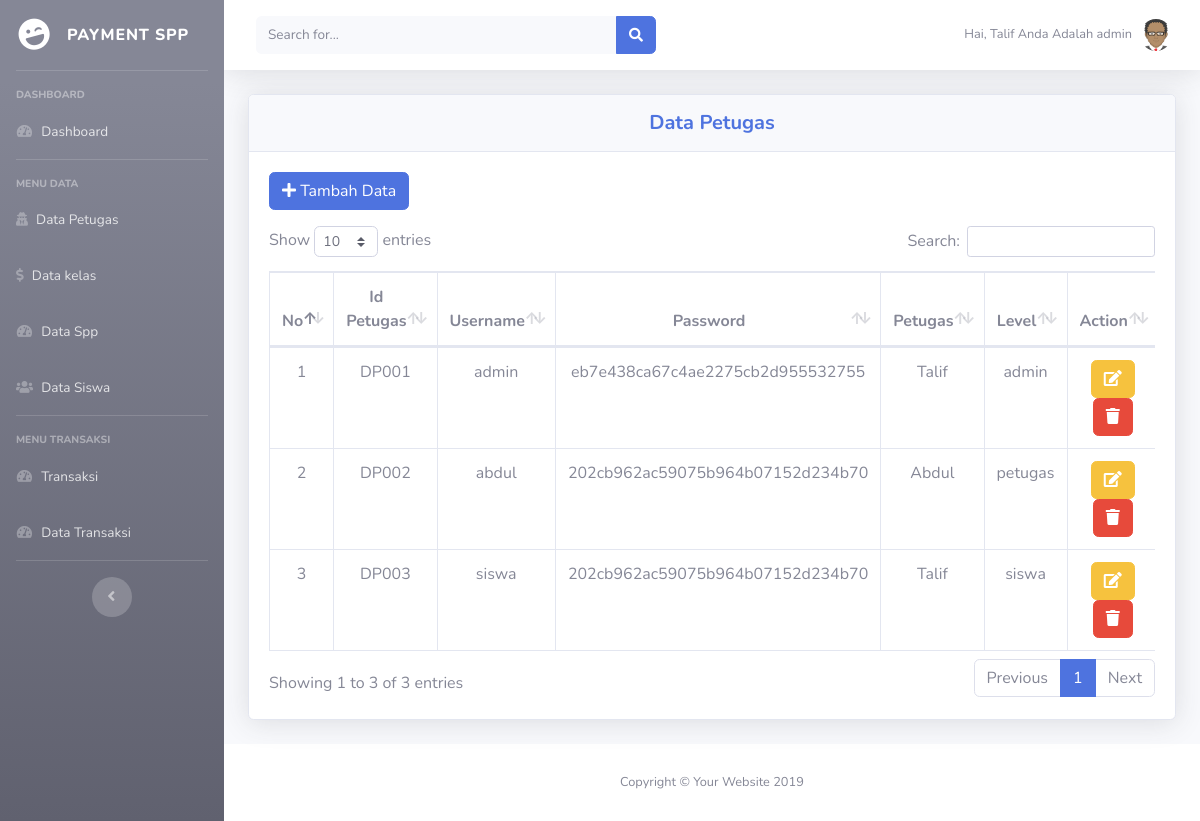
/data_petugas.php (signed in), run on the app's committed database.
### tables this page shows
CREATE TABLE `tb_petugas` (
  `id_petugas` varchar(50) NOT NULL,
  `username` varchar(50) NOT NULL,
  `password` varchar(50) NOT NULL,
  `nama_petugas` varchar(50) NOT NULL,
  `level` varchar(50) NOT NULL
);

### data_petugas.php (the view, shortened to what this page needs)
<?php
if ($_SESSION['admin'] || $_SESSION['petugas'] || $_SESSION['siswa']) {
 ?>
<!DOCTYPE html>
<html lang="en">
<head>
  <link href="vendor/fontawesome-free/css/all.min.css" rel="stylesheet" type="text/css">
  <link href="css/sb-admin-2.min.css" rel="stylesheet">
  <link href="vendor/datatables/dataTables.bootstrap4.min.css" rel="stylesheet">
</head>
<body id="page-top">
  <div id="wrapper">
      <?php
      include 'sidebar.php'
       ?>
    <div id="content-wrapper" class="d-flex flex-column">
      <div id="content">
        <nav class="navbar navbar-expand navbar-light bg-white topbar mb-4 static-top shadow">
          <form class="d-none d-sm-inline-block form-inline mr-auto ml-md-3 my-2 my-md-0 mw-100 navbar-search">
            <div class="input-group">
              <input type="text" class="form-control bg-light border-0 small" placeholder="Search for..." aria-label="Search" aria-describedby="basic-addon2">
              <div class="input-group-append">
                <button class="btn btn-primary" type="button">
                  <i class="fas fa-search fa-sm"></i>
                </button>
              </div>
            </div>
          </form>
              <?php include 'menu2.php'; ?>
        </nav>
        <div class="container-fluid">
          <div class="card shadow mb-4">
            <div class="card-header py-3">
              <h5 class="m-0 font-weight-bold text-primary" align="Center">Data Petugas</h5>
            </div>
            <div class="card-body">
              <div class="table-responsive">
              <button type="button" class="btn btn-primary mb-3" data-toggle="modal" data-target="#tambah"><i class="fa fa-plus"></i> Tambah Data</button>
                <table class="table table-bordered" id="dataTable" width="100%" cellspacing="0">
                  <thead>
                    <tr style="text-align: center;">
                      <th>No</th>
                      <th>Id Petugas</th>
                      <th>Username</th>
                      <th>Password</th>
                      <th>Petugas</th>
                      <th>Level</th>
                      <th>Action</th>
                    </tr>
                  </thead>
                  <tbody>
                     <?php
                    include 'koneksi.php';
                      $no = 1;
                      $sql = $koneksi->query("SELECT * FROM tb_petugas");
                      while ($data = $sql->fetch_assoc()) {
                        ?>
                    <tr style="text-align: center;">
                      <td><?php echo $no++; ?></td>
                      <td><?php echo $data['id_petugas']; ?></td>
                      <td><?php echo $data['username']; ?></td>
                      <td><?php echo $data['password']; ?></td>
                      <td><?php echo $data['nama_petugas']; ?></td>
                      <td><?php echo $data['level']; ?></td>
                      <td>
                        <button type="button" class="btn btn-warning" data-toggle="modal" data-target="#edit<?= $data['id_petugas']; ?>"><i class="fa fa-edit"></i></button>
                        <a href="hapus_petugas.php?id=<?php echo $data['id_petugas']; ?>" class="btn btn-danger" onclick="return confirm('Apakah Anda Ingin Menghapus Data Ini ?')"><i class="fas fa-trash"></i></a>
                      </td>
                    </tr>
                  <?php } ?>
                  </tbody>
                </table>
              </div>
            </div>
          </div>
        </div>
      </div>
      <footer class="sticky-footer bg-white">
        <div class="container my-auto">
          <div class="copyright text-center my-auto">
            <span>Copyright &copy; Your Website 2019</span>
          </div>
        </div>
      </footer>
</body>
</html>
  <?php
    }
    else {
      header("location:login.php");
    }
  ?>

### menu2.php (shortened to what this page needs)
<?php
include 'koneksi.php';
    if ($_SESSION['admin']) {
      $user = $_SESSION['admin'];
    }
    elseif ($_SESSION['petugas']) {
      $user = $_SESSION['petugas'];
    }
    elseif ($_SESSION['siswa']) {
      $user = $_SESSION['siswa'];
    }
    $sql_user = $koneksi->query("select * from tb_petugas where id_petugas='$user'");
    $data_user = $sql_user->fetch_assoc();
    $nama = $data_user['nama_petugas'];
    $level = $data_user['level'];
  ?>
      <ul class="navbar-nav ml-auto">
        <li class="nav-item dropdown no-arrow">
          <a class="nav-link dropdown-toggle" href="#" id="userDropdown" role="button" data-toggle="dropdown" aria-haspopup="true" aria-expanded="false">
            <span class="mr-2 d-none d-lg-inline text-gray-600 small">Hai, <?php echo $nama; ?> Anda Adalah <?php echo $level; ?></span>
            <img class="img-profile rounded-circle" src="img/avatar.png">
          </a>
        </li>
      </ul>

### data on the page
tb_petugas: nama_petugas "Talif", level "admin", id_petugas "DP001", username "admin", password "eb7e438ca67c4ae2275cb2d955532755"
tb_petugas: id_petugas "DP002", username "abdul", password "202cb962ac59075b964b07152d234b70", nama_petugas "Abdul", level "petugas"
tb_petugas: id_petugas "DP003", username "siswa", password "202cb962ac59075b964b07152d234b70", nama_petugas "Talif", level "siswa"
